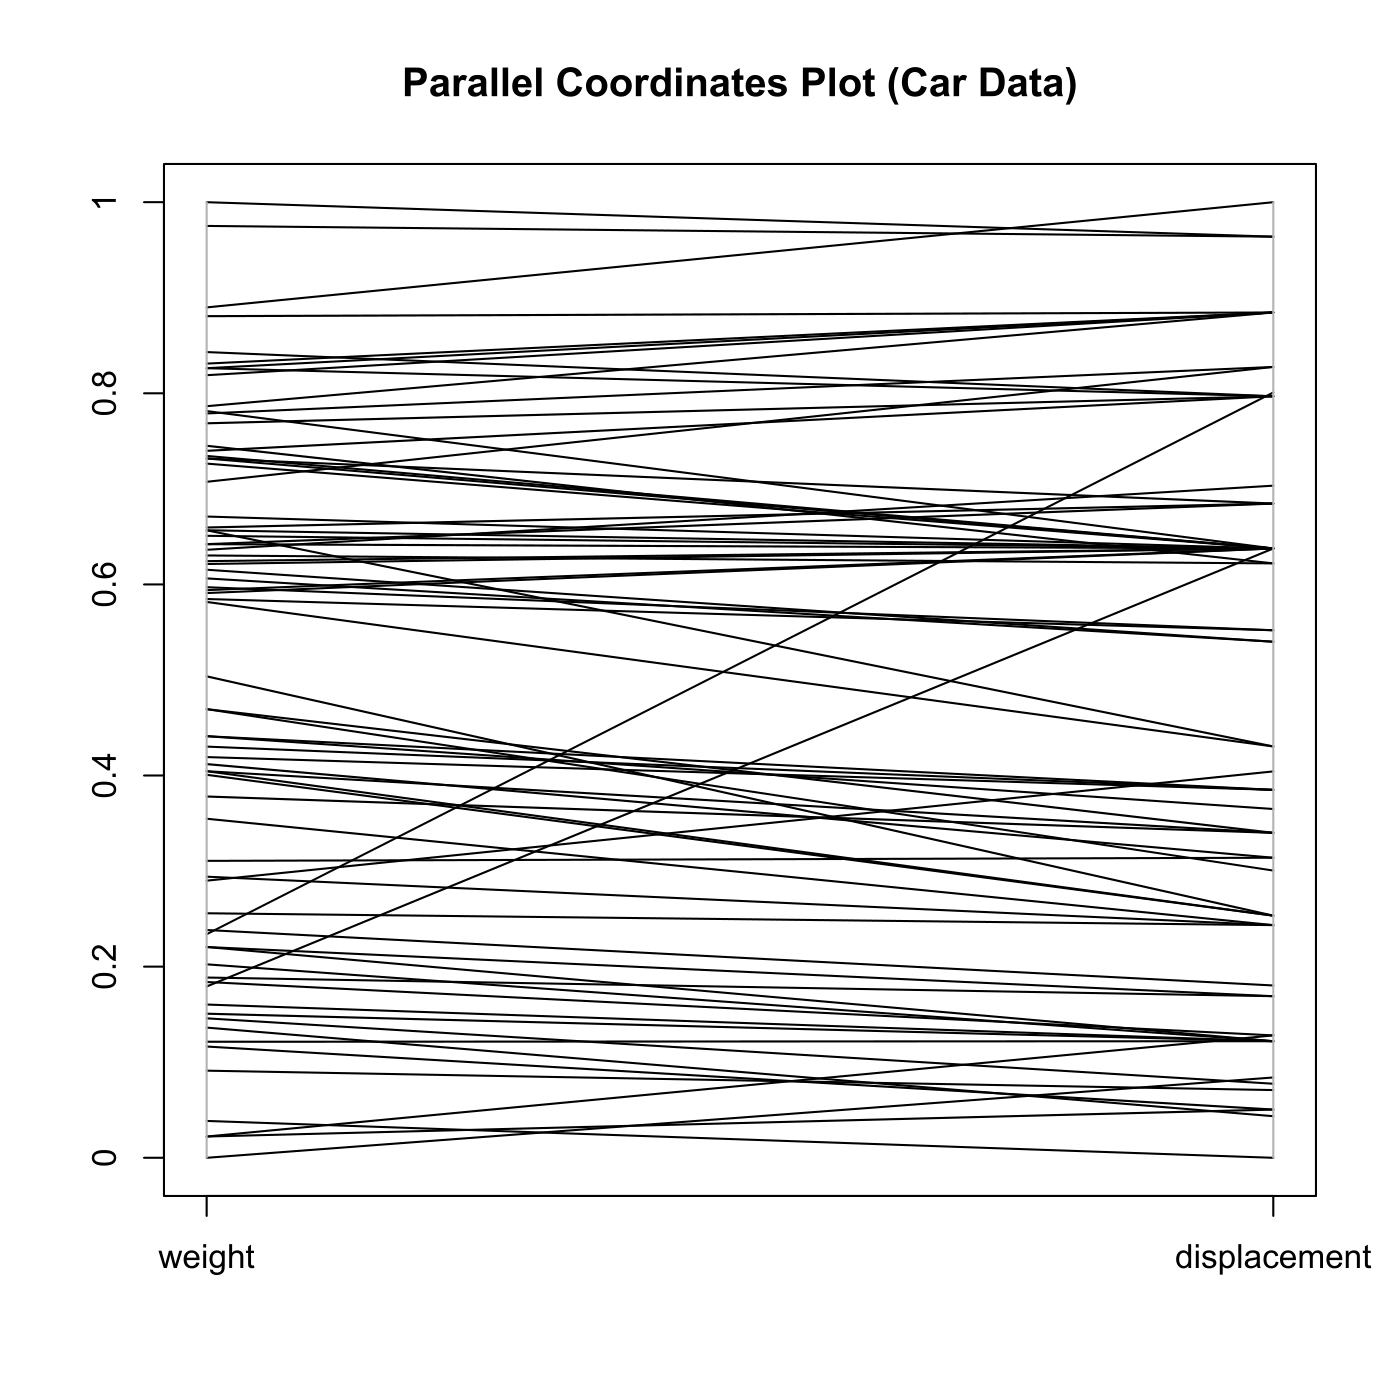

Here is the R script that generated this plot:

# clear all variables
rm(list = ls(all = TRUE))
graphics.off()

# install and load packages
libraries = c("MASS")
lapply(libraries, function(x) if (!(x %in% installed.packages())) {
    install.packages(x)
})
lapply(libraries, library, quietly = TRUE, character.only = TRUE)

# load data
x               = read.table("carc.txt")
frame           = data.frame(x[, c(8, 11)])
colnames(frame) = c("weight", "displacement")

# Plot
parcoord(log(frame[, c(1, 2)]), frame = TRUE, main = "Parallel Coordinates Plot (Car Data)")
axis(side = 2, at = seq(0, 1, 0.2), labels = seq(0, 1, 0.2)) 
